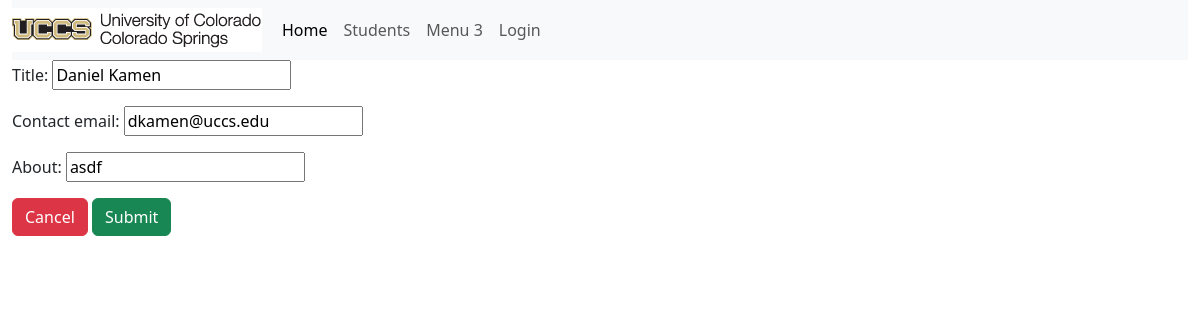
The app's page /portfolio/1/edit_portfolio with its own data.
### portfolio_app/models.py (models this page shows, shortened)
class Portfolio(models.Model):
    title = models.CharField(max_length=200)
    contact_email = models.CharField(max_length=200)
    is_active = False
    about = models.CharField(max_length=200, blank=True)
    def get_absolute_url(self):
        return reverse('portfolio-detail', args=[str(self.id)])

### portfolio_app/views.py (the view)
# urls.py: path('portfolio/<args>/edit_portfolio', views.editPortfolio, name='edit-portfolio'),
def editPortfolio(request, args):
   portfolio=Portfolio.objects.get(id=args)
   if (request.method == 'POST'):
      form = PortfolioForm(request.POST, instance=portfolio)
      if (form.is_valid()):
         portfolio = form.save()
         return redirect('portfolio-detail', portfolio.id)
   else:
      form = PortfolioForm(instance = portfolio)
   return render(request, 'portfolio_app/edit_portfolio.html', {'args':args, 'portfolio':portfolio, 'form':form})

### portfolio_app/forms.py
class PortfolioForm(ModelForm):
    class Meta:
        model = Portfolio
        fields = '__all__'

### portfolio_app/templates/portfolio_app/edit_portfolio.html (shortened to what this page needs)
{% extends "portfolio_app/base_template.html" %}
{%block content%}
<form action="" method="post">
    {{form.as_p}}
    <a class="btn btn-danger" href={{portfolio.get_absolute_url}} role="button">Cancel</a>
    <input type="submit" value="Submit" href={{portfolio.get_absolute_url}} class="btn btn-success" role="button">
</form>
{%endblock%}

### records on screen
Portfolio: title "Daniel Kamen", contact_email "dkamen@uccs.edu", about "asdf"
